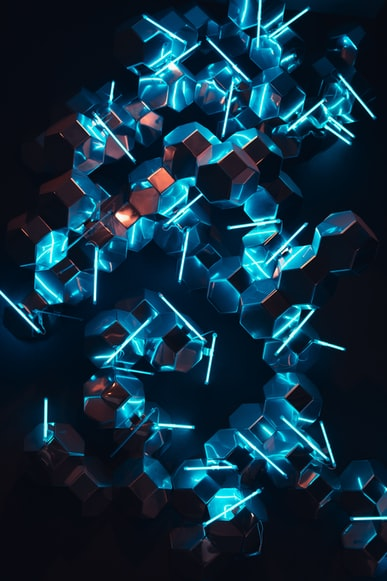
#> input picture Python/lab_6_14_feb_2023/pattern_two.jfif, 387 x 581 px, found by its file name
$ python assignment_3.py
#> lines starting #> are read from the running program, lines starting #| are printed output that depends on the picture
# -*- coding: utf-8 -*-
"""
Created on Mon Feb 20 22:35:13 2023

@author: DDas
"""
from PIL import Image
# Method to process the red band of the image
def normalizeRed(intensity):
    iI      = intensity
    minI    = 86
    maxI    = 230
    minO    = 0
    maxO    = 255


    iO      = (iI-minI)*(((maxO-minO)/(maxI-minI))+minO)

    return iO


# Method to process the green band of the image

def normalizeGreen(intensity):

    iI      = intensity


    minI    = 90

    maxI    = 225


    minO    = 0

    maxO    = 255


    iO      = (iI-minI)*(((maxO-minO)/(maxI-minI))+minO)

    return iO

# Method to process the blue band of the image

def normalizeBlue(intensity):

    iI      = intensity


    minI    = 100

    maxI    = 210


    minO    = 0

    maxO    = 255


    iO      = (iI-minI)*(((maxO-minO)/(maxI-minI))+minO)

    return iO

# Create an image object

imageObject     = Image.open("C:/Users/DDas/Downloads/pattern_two.jfif")
#> imageObject is the input picture: PIL image 387x581 RGB; mean R, G, B 15, 45.7, 63.6


# Split the red, green and blue bands from the Image

multiBands      = imageObject.split()


# Apply point operations that does contrast stretching on each color band

normalizedRedBand      = multiBands[0].point(normalizeRed)
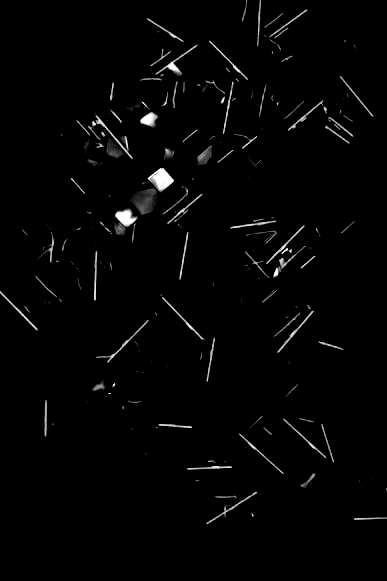
#> normalizedRedBand: PIL image 387x581 L; min 0, max 255, mean 4.4

normalizedGreenBand    = multiBands[1].point(normalizeGreen)
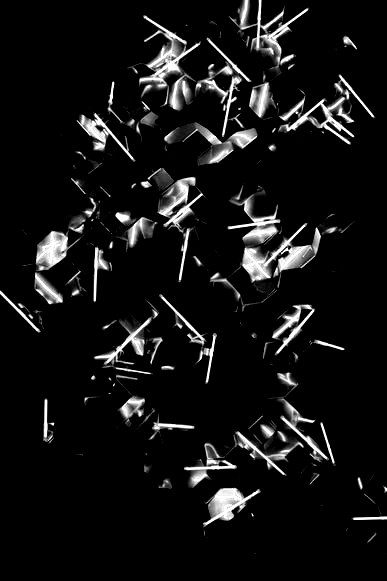
#> normalizedGreenBand: PIL image 387x581 L; min 0, max 255, mean 19.1

normalizedBlueBand     = multiBands[2].point(normalizeBlue)
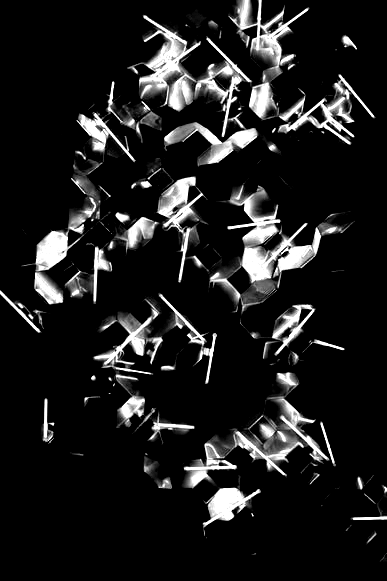
#> normalizedBlueBand: PIL image 387x581 L; min 0, max 255, mean 29


# Create a new image from the contrast stretched red, green and blue brands

normalizedImage = Image.merge("RGB", (normalizedRedBand, normalizedGreenBand, normalizedBlueBand))
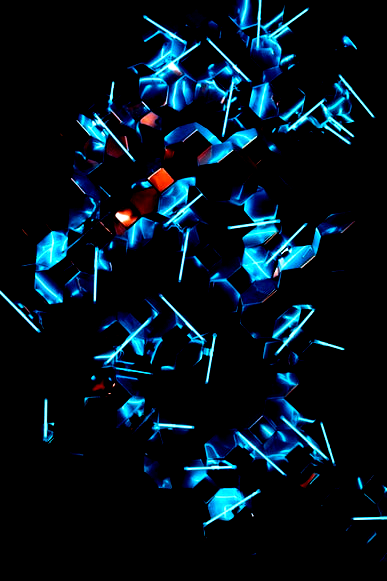
#> normalizedImage: PIL image 387x581 RGB; mean R, G, B 4.4, 19.1, 29


# Display the image before contrast stretching

imageObject.show()


# Display the image after contrast stretching

normalizedImage.show()

$ run again, with Python/lab_6_14_feb_2023/nigth-fall.jpg saved as Python/lab_6_14_feb_2023/pattern_two.jfif
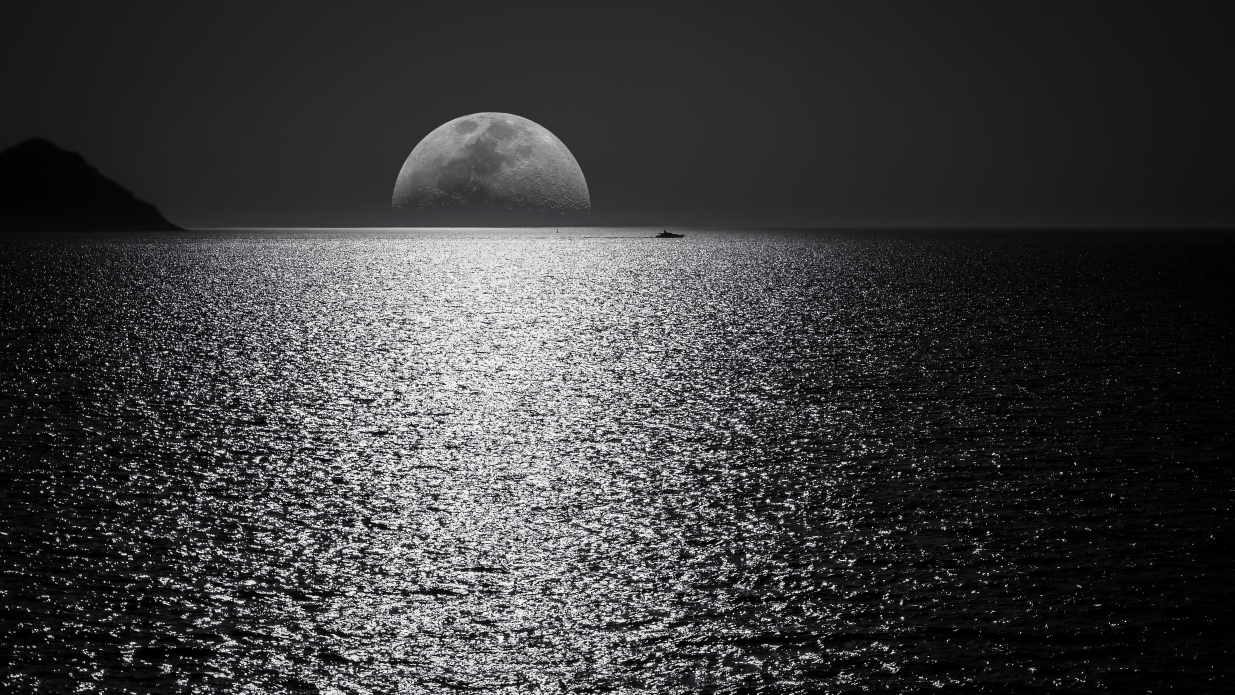
#> input picture Python/lab_6_14_feb_2023/nigth-fall.jpg, 4938 x 2778 px, found by its file name (shown at 1/4 size)
#> imageObject is the input picture: PIL image 4938x2778 RGB; mean R, G, B 59.1, 59.3, 61
#> `normalizedRedBand      = multiBands[0].point(normalizeRed)`:
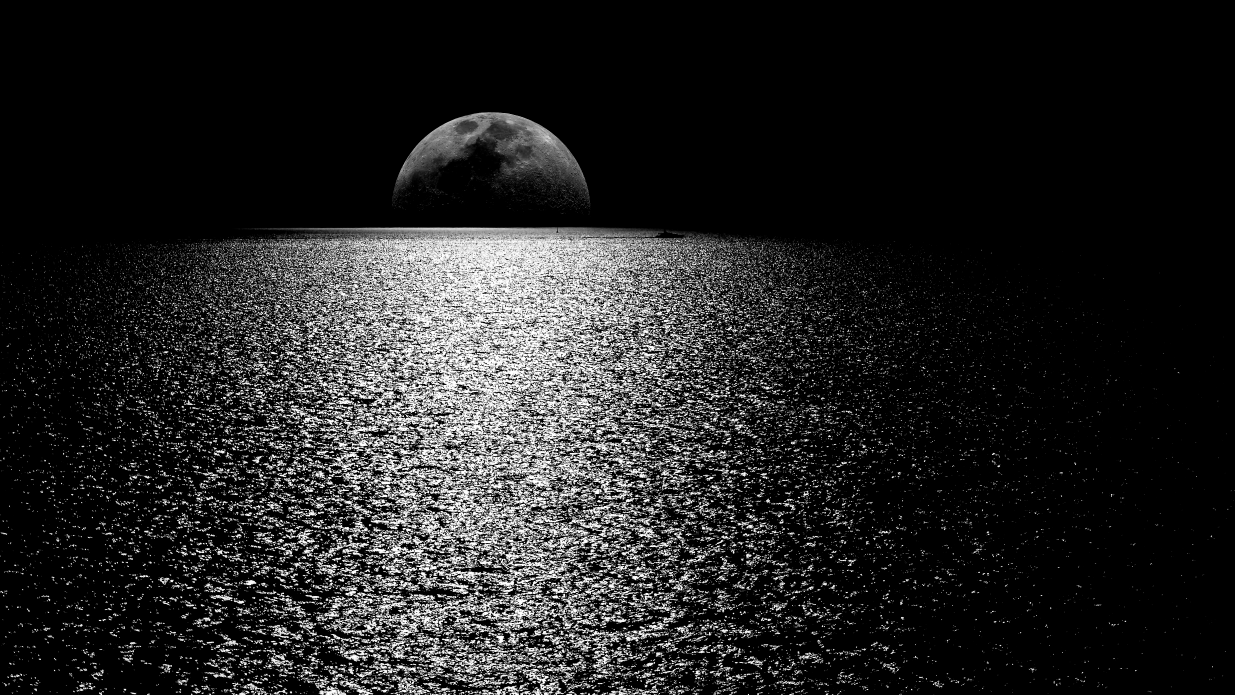
#> normalizedRedBand: PIL image 4938x2778 L (shown at 1/4 size); min 0, max 255, mean 34.8
